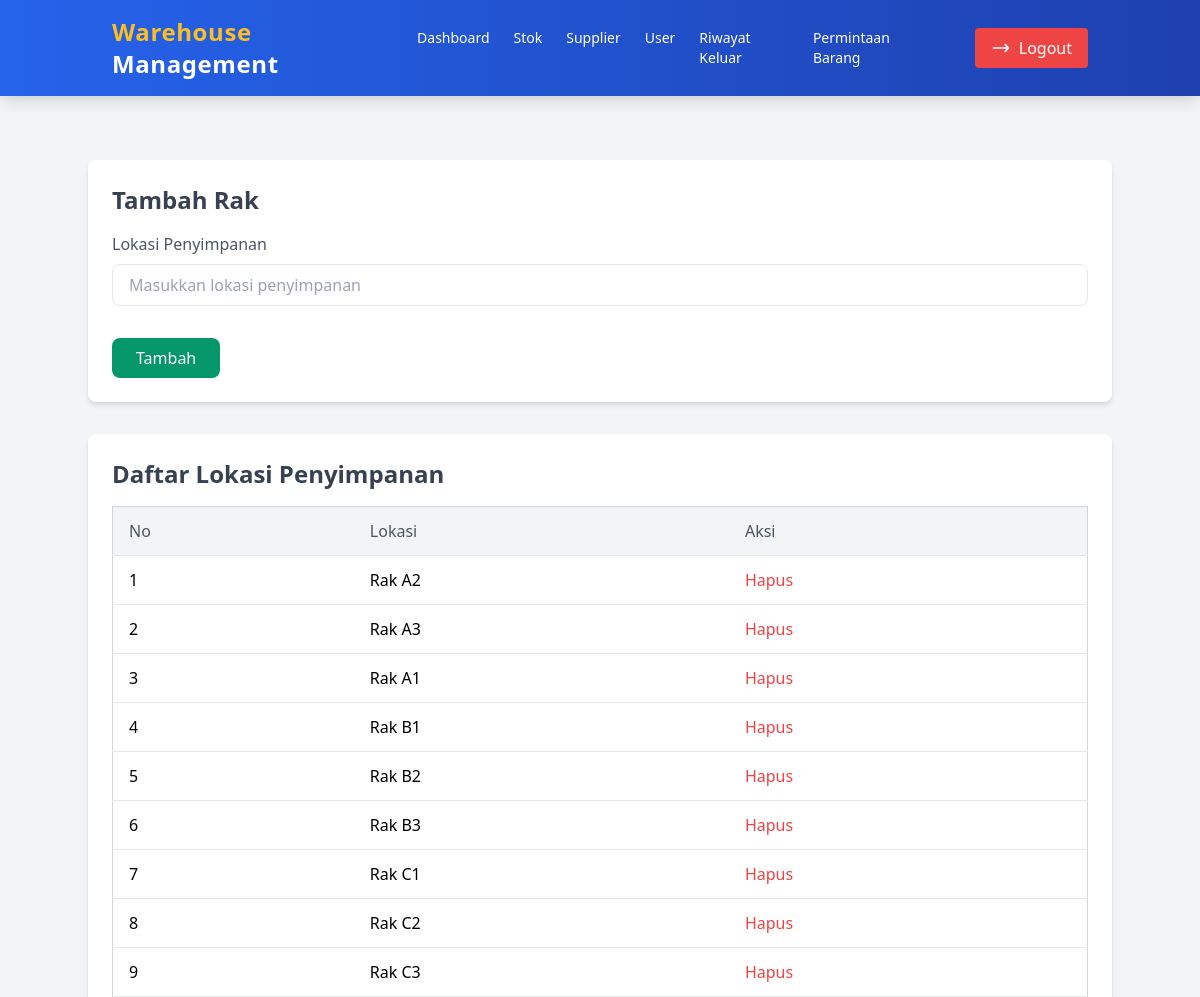
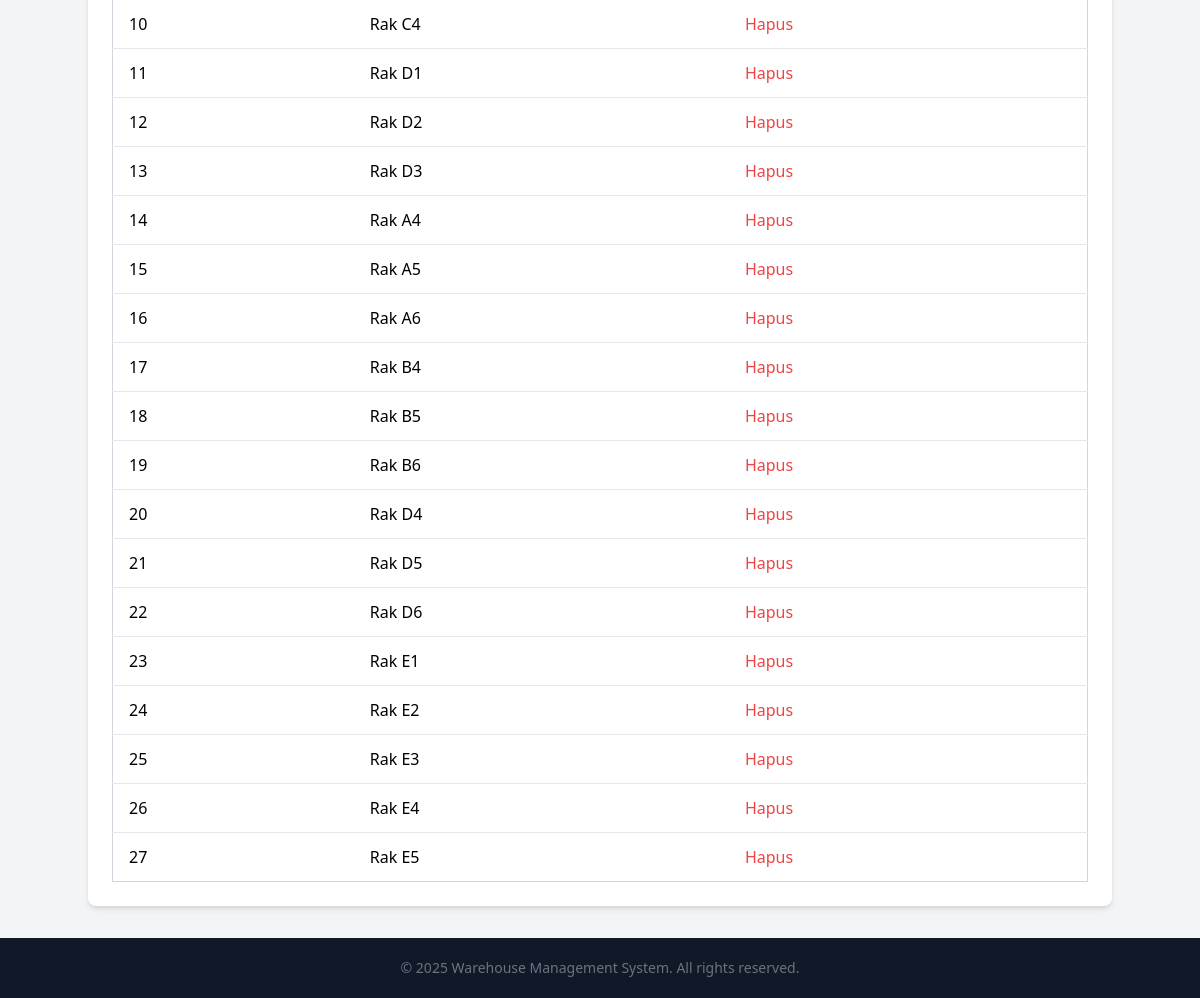
Page /admin/add_rak.php on the committed database (2 pictures, top to bottom).
### tables this page shows
CREATE TABLE `rak_barang` (
  `id_rak` int(15) NOT NULL,
  `lokasi` varchar(25) NOT NULL
);

### admin/add_rak.php (the view, shortened to what this page needs)
<?php
include('../koneksi.php');
$sql_rak = "SELECT * FROM rak_barang";
$result_rak = $conn->query($sql_rak);
?>
<!DOCTYPE html>
<html lang="en">
<head>
    <link rel="stylesheet" href="https://cdn.jsdelivr.net/npm/tailwindcss@2.2.19/dist/tailwind.min.css">
</head>
<body class="bg-gray-100 font-sans leading-normal tracking-normal min-h-screen flex flex-col">
    <nav class="bg-gradient-to-r from-blue-600 to-blue-800 text-white shadow-lg">
        <div class="container mx-auto px-6 py-4 flex justify-between items-center">
            <a href="../admin_dashboard.php" class="text-2xl font-extrabold tracking-wide hover:text-yellow-400 transition duration-300">
                <span class="text-yellow-400">Warehouse</span> Management
            </a>
            <div class="flex items-center space-x-11">
                <ul class="flex space-x-6 text-sm font-medium">
                    <li>
                        <a href="../admin_dashboard.php" class="hover:text-yellow-400 transition duration-300">Dashboard</a>
                    </li>
                    <li>
                        <a href="kelola_stok.php" class="hover:text-yellow-400 transition duration-300">Stok</a>
                    </li>
                    <li>
                        <a href="kelola_supplier.php" class="hover:text-yellow-400 transition duration-300">Supplier</a>
                    </li>
                    <li>
                        <a href="kelola_user.php" class="hover:text-yellow-400 transition duration-300">User</a>
                    </li>
                    <li>
                        <a href="riwayat.php" class="hover:text-yellow-400 transition duration-300">Riwayat Keluar</a>
                    </li>
                    <li>
                        <a href="kelola_permintaan.php" class="hover:text-yellow-400 transition duration-300">Permintaan Barang</a>
                    </li>
                </ul>
                <a href="../logout.php" class="flex items-center bg-red-500 px-4 py-2 rounded hover:bg-red-600 transition duration-300">
                    <svg xmlns="http://www.w3.org/2000/svg" class="h-5 w-5 mr-2" fill="none" viewBox="0 0 24 24" stroke="currentColor">
                        <path stroke-linecap="round" stroke-linejoin="round" stroke-width="2" d="M17 16l4-4m0 0l-4-4m4 4H3" />
                    </svg>
                    Logout
                </a>
            </div>
        </div>
    </nav>
    <div class="container mx-auto mt-8 flex-grow">
        <div class="bg-white shadow-md rounded-lg p-6 mt-8">
            <h1 class="text-2xl font-bold text-gray-700 mb-4">Tambah Rak</h1>
            <form method="POST">
                <div class="mb-4">
                    <label for="lokasi" class="block text-gray-600 font-medium mb-2">Lokasi Penyimpanan</label>
                    <input type="text" id="lokasi" name="lokasi" class="w-full px-4 py-2 border rounded-lg focus:outline-none focus:ring-2 focus:ring-green-500" placeholder="Masukkan lokasi penyimpanan" required>
                </div>
                <button type="submit" name="add_rak" class="mt-4 bg-green-600 text-white px-6 py-2 rounded-lg hover:bg-green-700 transition duration-300">Tambah</button>
            </form>
        </div>
        <div class="bg-white shadow-md rounded-lg p-6 mt-8">
            <h2 class="text-2xl font-bold text-gray-700 mb-4">Daftar Lokasi Penyimpanan</h2>
            <table class="min-w-full bg-white border border-gray-300 rounded-lg">
                <thead class="bg-gray-100">
                    <tr>
                        <th class="py-3 px-4 border-b text-left text-gray-600 font-medium">No</th>
                        <th class="py-3 px-4 border-b text-left text-gray-600 font-medium">Lokasi</th>
                        <th class="py-3 px-4 border-b text-left text-gray-600 font-medium">Aksi</th>
                    </tr>
                </thead>
                <tbody class="divide-y divide-gray-200">
                    <?php if ($result_rak && $result_rak->num_rows > 0): ?>
                        <?php $no = 1; ?>
                        <?php while ($row = $result_rak->fetch_assoc()): ?>
                            <tr>
                                <td class="py-3 px-4"><?php echo $no++; ?></td>
                                <td class="py-3 px-4"><?php echo htmlspecialchars($row['lokasi']); ?></td>
                                <td class="py-3 px-4">
                                    <a href="?delete=<?php echo $row['id_rak']; ?>" onclick="return confirm('Yakin ingin menghapus rak ini?')" class="text-red-500 hover:underline">Hapus</a>
                                </td>
                            </tr>
                        <?php endwhile; ?>
                    <?php else: ?>
                        <tr>
                            <td colspan="3" class="py-3 px-4 text-center text-gray-500">Belum ada kategori yang ditambahkan.</td>
                        </tr>
                    <?php endif; ?>
                </tbody>
            </table>
        </div>
    </div>
        <footer class="bg-gray-900 text-white w-full pb-5 mt-8">
        <div class="mt-5 text-center">
            <p class="text-sm text-gray-500">
                &copy; <?php echo date('Y'); ?> Warehouse Management System. All rights reserved.
            </p>
        </div>
    </footer>
</body>
</html>

### rows in the picture
rak_barang: lokasi "Rak A2"
rak_barang: lokasi "Rak A3"
rak_barang: lokasi "Rak A1"
rak_barang: lokasi "Rak B1"
rak_barang: lokasi "Rak B2"
rak_barang: lokasi "Rak B3"
rak_barang: lokasi "Rak C1"
rak_barang: lokasi "Rak C2"
rak_barang: lokasi "Rak C3"
rak_barang: lokasi "Rak C4"
rak_barang: lokasi "Rak D1"
rak_barang: lokasi "Rak D2"
rak_barang: lokasi "Rak D3"
rak_barang: lokasi "Rak A4"
rak_barang: lokasi "Rak A5"
rak_barang: lokasi "Rak A6"
rak_barang: lokasi "Rak B4"
rak_barang: lokasi "Rak B5"
rak_barang: lokasi "Rak B6"
rak_barang: lokasi "Rak D4"
rak_barang: lokasi "Rak D5"
rak_barang: lokasi "Rak D6"
rak_barang: lokasi "Rak E1"
rak_barang: lokasi "Rak E2"
rak_barang: lokasi "Rak E3"
rak_barang: lokasi "Rak E4"
rak_barang: lokasi "Rak E5"
